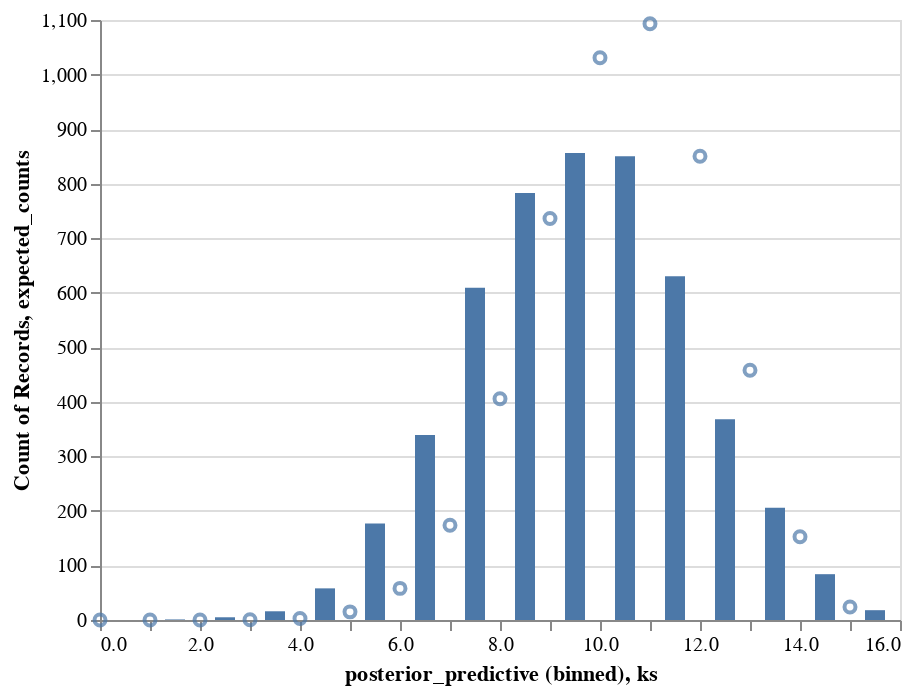

Here is the notebook cell this chart was saved with:
### Code cell
pp_source = pd.DataFrame({"posterior_predictive": predictions[:5000]})
hist = (
    alt.Chart(pp_source)
    .mark_bar(size=10)
    .encode(
        x=alt.X("posterior_predictive", bin=alt.BinParams(step=1, extent=[0, n + 1])),
        y="count()",
    )
)

ec_source = pd.DataFrame(
    {
        "ks": ks,
        "expected_counts": expected_counts * len(predictions) / 2,
    }
)
expected_line = alt.Chart(ec_source).mark_point().encode(x="ks", y="expected_counts")

hist + expected_line

### Figure 1 — Vega-Lite specification as saved in the notebook (floating-point values rounded to 4 significant figures; data arrays with more than 128 entries replaced by an {"elided": "..."} marker saying what was removed)
{"$schema": "https://vega.github.io/schema/vega-lite/v4.17.0.json", "config": {"view": {"continuousHeight": 300, "continuousWidth": 400}}, "datasets": {"data-5deb0525aa679f5c544b03dc1f21e81d": {"elided": "5000 records"}, "data-63a507d37549347c1b3f4c6f80e30eba": [{"expected_counts": 7.174e-05, "ks": 0}, {"expected_counts": 0.002511, "ks": 1}, {"expected_counts": 0.04101, "ks": 2}, {"expected_counts": 0.4147, "ks": 3}, {"expected_counts": 2.903, "ks": 4}, {"expected_counts": 14.9, "ks": 5}, {"expected_counts": 57.95, "ks": 6}, {"expected_counts": 173.9, "ks": 7}, {"expected_counts": 405.7, "ks": 8}, {"expected_counts": 736.2, "ks": 9}, {"expected_counts": 1031.0, "ks": 10}, {"expected_counts": 1093.0, "ks": 11}, {"expected_counts": 850.2, "ks": 12}, {"expected_counts": 457.8, "ks": 13}, {"expected_counts": 152.6, "ks": 14}, {"expected_counts": 23.74, "ks": 15}]}, "layer": [{"data": {"name": "data-5deb0525aa679f5c544b03dc1f21e81d"}, "encoding": {"x": {"bin": {"extent": [0, 16], "step": 1}, "field": "posterior_predictive", "type": "quantitative"}, "y": {"aggregate": "count", "type": "quantitative"}}, "mark": {"size": 10, "type": "bar"}}, {"data": {"name": "data-63a507d37549347c1b3f4c6f80e30eba"}, "encoding": {"x": {"field": "ks", "type": "quantitative"}, "y": {"field": "expected_counts", "type": "quantitative"}}, "mark": "point"}]}
